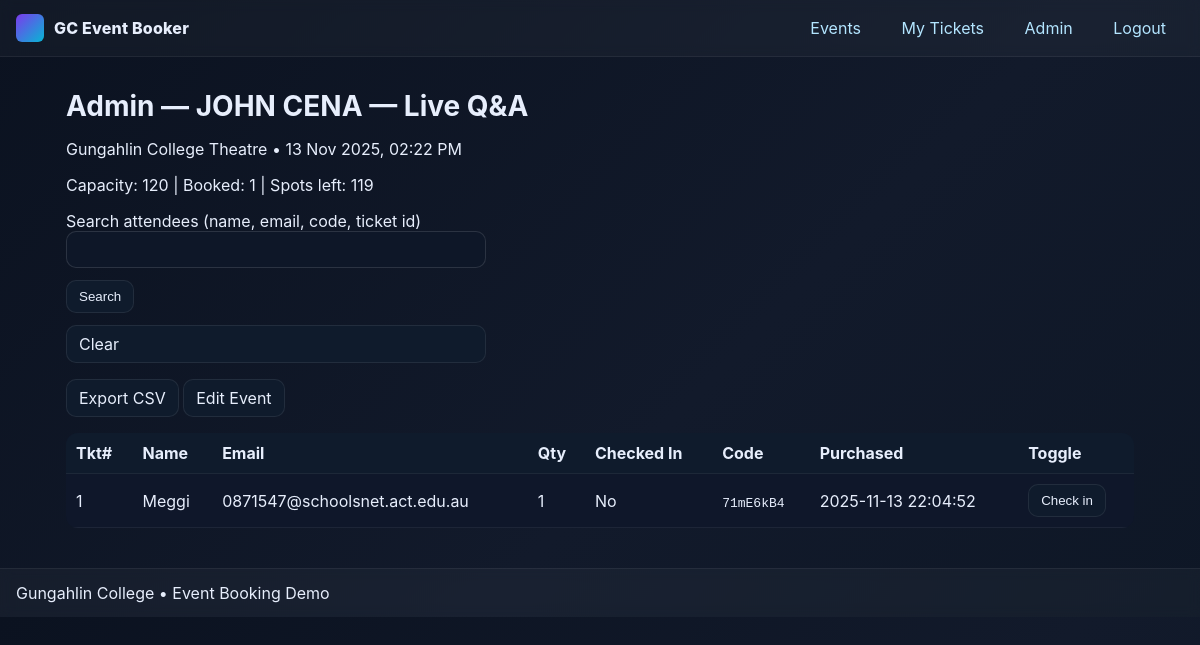
/admin/event/1 (signed in), run on the app's committed database.
### models.py (models this page shows)
class Event(db.Model):
    __tablename__ = "Event"
    id = db.Column(db.BigInteger, primary_key=True, autoincrement=True)
    name = db.Column(db.Text, nullable=False)
    capacity = db.Column(db.Integer, nullable=False)
    description = db.Column(db.Text, nullable=False)
    datetime = db.Column(db.DateTime, nullable=False)
    venue = db.Column(db.Text, nullable=False)
    tickets = db.relationship("Ticket", back_populates="event", cascade="all, delete-orphan")
    @property
    def booked_total(self) -> int:
        total = db.session.execute(
            db.select(db.func.coalesce(db.func.sum(Ticket.qty), 0)).where(Ticket.eventID == self.id)
        ).scalar_one()
        return int(total or 0)
    @property
    def spots_left(self) -> int:
        return max(0, self.capacity - self.booked_total)

class Ticket(db.Model):
    __tablename__ = "Ticket"
    id = db.Column(db.BigInteger, primary_key=True, autoincrement=True)
    userID = db.Column(db.BigInteger, db.ForeignKey("User.id", ondelete="CASCADE"), nullable=False)
    eventID = db.Column(db.BigInteger, db.ForeignKey("Event.id", ondelete="CASCADE"), nullable=False)
    purchaseDate = db.Column(db.DateTime, nullable=False, default=datetime.utcnow)
    qty = db.Column(db.Integer, nullable=False, default=1)
    checked_in = db.Column(db.Boolean, nullable=False, default=False)
    checkinCode = db.Column(db.Text, unique=True)  # may be NULL for older rows
    user = db.relationship("User", back_populates="tickets")
    event = db.relationship("Event", back_populates="tickets")

class User(db.Model):
    __tablename__ = "User"
    id = db.Column(db.BigInteger, primary_key=True, autoincrement=True)
    name = db.Column(db.Text, nullable=False)
    email = db.Column(db.Text, nullable=False, unique=True)
    password = db.Column(db.Text, nullable=False)
    admin = db.Column(db.Boolean, nullable=False, default=False)
    resetToken = db.Column(db.Text)        # nullable
    resetExpires = db.Column(db.Text)      # ISO string, nullable
    tickets = db.relationship("Ticket", back_populates="user", cascade="all, delete-orphan")

### app.py (the view, shortened to what this page needs)
    @app.route("/admin/event/<int:event_id>")
    @admin_required
    def admin_event(event_id):
        e = db.session.get(Event, event_id)
        if not e:
            return render_template("404.html"), 404
        q = request.args.get("q", "").strip().lower()
        base = db.session.query(Ticket, User).join(User, Ticket.userID == User.id).filter(Ticket.eventID == e.id)
        attendees = base.order_by(Ticket.purchaseDate.asc()).all()
        return render_template("admin_event.html", event=e, attendees=attendees, user=current_user(), query=q)

### templates/admin_event.html
{% extends "base.html" %}
{% block content %}
<h1>Admin — {{ event.name }}</h1>
<p>{{ event.venue }} • {{ event.datetime.strftime('%d %b %Y, %I:%M %p') }}</p>
<p>Capacity: {{ event.capacity }} | Booked: {{ event.booked_total }} | Spots left: {{ event.spots_left }}</p>
<form method="get" class="form" style="max-width:420px;margin-bottom:12px;">
  <label>Search attendees (name, email, code, ticket id)
    <input type="text" name="q" value="{{ query or '' }}">
  </label>
  <button class="btn" type="submit">Search</button>
  <a class="btn" href="{{ url_for('admin_event', event_id=event.id) }}">Clear</a>
</form>
<p><a class="btn" href="{{ url_for('admin_export', event_id=event.id) }}">Export CSV</a>
   <a class="btn" href="{{ url_for('admin_event_edit', event_id=event.id) }}">Edit Event</a></p>
<table class="table">
  <thead>
    <tr><th>Tkt#</th><th>Name</th><th>Email</th><th>Qty</th><th>Checked In</th><th>Code</th><th>Purchased</th><th>Toggle</th></tr>
  </thead>
  <tbody>
  {% for t, u in attendees %}
    <tr>
      <td>{{ t.id }}</td>
      <td>{{ u.name }}</td>
      <td>{{ u.email }}</td>
      <td>{{ t.qty }}</td>
      <td>{{ 'Yes' if t.checked_in else 'No' }}</td>
      <td><code>{{ t.checkinCode }}</code></td>
      <td>{{ t.purchaseDate.strftime('%Y-%m-%d %H:%M:%S') }}</td>
      <td>
        <form method="post" action="{{ url_for('admin_toggle_checkin', ticket_id=t.id) }}">
          <button class="btn" type="submit">{{ 'Uncheck' if t.checked_in else 'Check in' }}</button>
        </form>
      </td>
    </tr>
  {% endfor %}
  </tbody>
</table>
{% endblock %}

### templates/base.html (shortened to what this page needs)
<!doctype html>
<html lang="en">
<head>
  <link href="{{ url_for('static', filename='style.css') }}" rel="stylesheet">
</head>
<body>
  <header class="site-header">
    <a class="brand" href="{{ url_for('index') }}" aria-label="Go to home">
      <div class="brand-mark"></div>
      <div class="brand-text">GC Event Booker</div>
    </a>
    <nav>
      <a href="{{ url_for('index') }}">Events</a>
      {% if user %}
        <a href="{{ url_for('my_tickets') }}">My Tickets</a>
        {% if user.admin %}
          <a href="{{ url_for('admin_home') }}">Admin</a>
        {% endif %}
        <a href="{{ url_for('logout') }}">Logout</a>
      {% else %}
        <a href="{{ url_for('login') }}">Login</a>
        <a href="{{ url_for('register') }}">Register</a>
      {% endif %}
    </nav>
  </header>
  <main class="container">
    {% block content %}{% endblock %}
  </main>
  <footer class="site-footer">
    <div>Gungahlin College • Event Booking Demo</div>
  </footer>
</body>
</html>

### static/style.css (style rules this page uses)
:root { --bg:#0b1220; --panel:#0f172a; --muted:#8aa0bd; --text:#e7eefc; --brand:#7c3aed; --brand2:#06b6d4; --ok:#22c55e; --warn:#f59e0b; --danger:#ef4444; }
* { box-sizing:border-box }
html,body { margin:0;padding:0;background:linear-gradient(135deg,var(--bg),#121a2b 60%, #0e1726);color:var(--text);font-family:Inter,system-ui,-apple-system,Segoe UI,Roboto,Arial,sans-serif; }
a { color:#b3e5ff;text-decoration:none }
.container { max-width:1100px;margin:32px auto;padding:0 16px }
.site-header,.site-footer { display:flex;align-items:center;justify-content:space-between;padding:14px 16px;background:rgba(255,255,255,0.03);backdrop-filter:blur(6px);border-bottom:1px solid rgba(255,255,255,0.06) }
.site-footer { margin-top:40px;border-top:1px solid rgba(255,255,255,0.06);border-bottom:none }
.brand { display:flex;align-items:center;gap:10px }
.brand-mark { width:28px;height:28px;border-radius:6px;background:linear-gradient(135deg,var(--brand),var(--brand2)) }
.brand-text { font-weight:800;letter-spacing:.2px;color:var(--text) }
nav a { margin:0 8px;padding:8px 10px;border-radius:8px }
h1 { font-size:28px;margin:0 0 16px }
.btn { display:inline-block;padding:8px 12px;border-radius:10px;background:#0f1b2c;border:1px solid rgba(255,255,255,0.08);color:var(--text) }
.form { display:grid;gap:12px;max-width:460px }
.form input, .form select, .form textarea { width:100%;padding:10px 12px;border-radius:10px;border:1px solid rgba(255,255,255,0.12); background:#0e1728;color:var(--text);resize:vertical }
.form button { justify-self:start }
.table { width:100%;border-collapse:collapse;background:var(--panel);border-radius:12px;overflow:hidden }
.table th,.table td { padding:10px;border-bottom:1px solid rgba(255,255,255,0.06);text-align:left }
.table thead th { background:#0f1b2c }

### data on the page
Event: name "JOHN CENA — Live Q&A", venue "Gungahlin College Theatre", datetime "13 Nov 2025, 02:22 PM", capacity "120", booked_total "1", spots_left "119"
Ticket: id "1", name "Meggi", email "0871547@schoolsnet.act.edu.au", qty "1", checked_in "No", checkinCode "71mE6kB4", purchaseDate "2025-11-13 22:04:52", checked_in "Check in"
